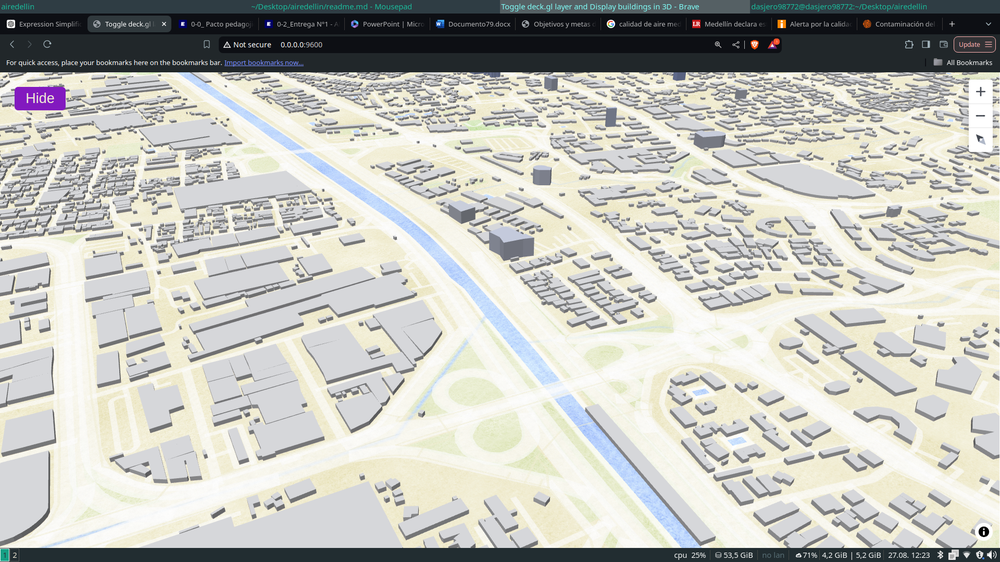
#> input picture rotate_image_by_angle/1.png, 1000 x 562 px, shrunk from 1920 x 1080 before the run
$ python rotate.py
#> lines starting #> are read from the running program, lines starting #| are printed output that depends on the picture
#> further down, image is the input picture: shape (562, 1000, 3); mean B, G, R 186, 192.1, 191.5
import numpy as np
import math
import cv2

# Read the image from a file

def rotate_image(image, angle):
#> called with angle = 145
    angle_rad = math.radians(angle)
    cos_angle = math.cos(angle_rad)
    sin_angle = math.sin(angle_rad)

    # Get original image dimensions
    h, w = image.shape[:2]
#> h = 562; w = 1000

    # Compute the new dimensions
    new_h = int(abs(h * cos_angle) + abs(w * sin_angle))
#> new_h = 1033
    new_w = int(abs(w * cos_angle) + abs(h * sin_angle))
#> new_w = 1141

    # Create the output image
    rotated_image = np.zeros((new_h, new_w, 3), dtype=image.dtype)

    # Find the center of the old and new images
    center_old = np.array([w / 2, h / 2])
#> center_old = [500, 281]
    center_new = np.array([new_w / 2, new_h / 2])
#> center_new = [570.5, 516.5]

    # Iterate over every pixel in the new image
    for y in range(new_h):
        for x in range(new_w):
            # Translate the pixel to the origin
            pixel = np.array([x, y]) - center_new

            # Rotate the pixel
            old_x = int(pixel[0] * cos_angle + pixel[1] * sin_angle + center_old[0])
            old_y = int(-pixel[0] * sin_angle + pixel[1] * cos_angle + center_old[1])

            # If the pixel is within the bounds of the old image, copy the pixel value
            if 0 <= old_x < w and 0 <= old_y < h:
                rotated_image[y, x] = image[old_y, old_x]
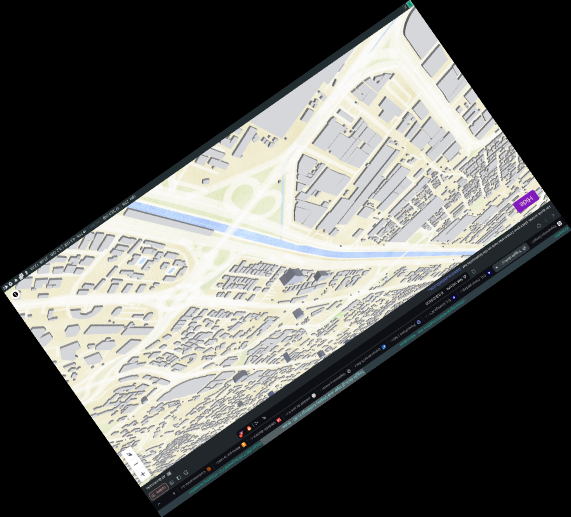
#> rotated_image: shape (1033, 1141, 3) (shown at 1/2 size); mean B, G, R 88.8, 91.7, 91.5

    return rotated_image

# Example usage with a dummy image (replace with actual image matrix)
image = np.random.randint(0, 255, (100, 100, 3), dtype=np.uint8)
image = cv2.imread('1.png')
rotated_image = rotate_image(image, 145)


cv2.imshow('Loaded Image', rotated_image)
cv2.waitKey(0)  # Wait for a key press to close the window
cv2.destroyAllWindows()

# rotated_image now contains the rotated image
